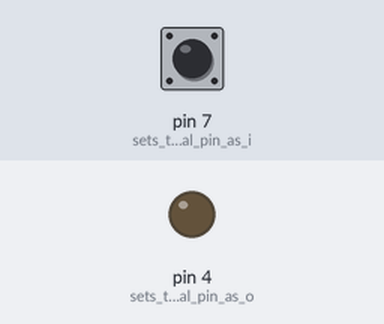
The sketch below on a simulated Arduino Uno, built with avr-gcc and run on an emulated ATmega328P. Parts: output pins drawn as LEDs (lit = HIGH). Inputs (shaded band) come from the test bench; at power-on: pin 7 (sets_the_digital_pin_as_i) HIGH.

Above: at 0.1 s.
At 1.1 s:
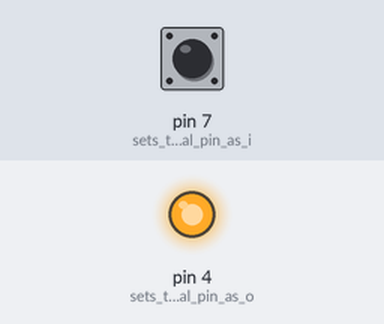
Timing chart, 0 to 2.6 s (numbered marks = the images above):
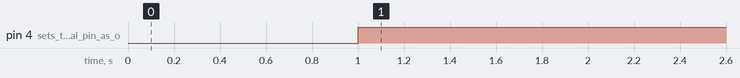

The sketch:

GSM_Button_Watchdog.ino
```cpp
/*
 LED:
   1. connect - to GND
   2. connect + to digital pin 4
 Button:
   1. connect C to GND
   2. conenct NC1 (the one next to +) to digital pin 7 and +

 Careful: Sktech uses internal pullup resistors, don't change pins without knowing what this means!

*/


void setup() {
  Serial.begin(9600);           // set up Serial library at 9600 bps
  pinMode(4, OUTPUT);    // sets the digital pin as output for LED
  pinMode(7, INPUT);    // sets the digital pin as input to read switch
  // use internal pullups
  digitalWrite(7, HIGH);
}

void loop() {
  if (digitalRead(7) == HIGH) {
    delay(500);
    if (digitalRead(7) == HIGH) {
      delay(500);
      if (digitalRead(7) == HIGH) {
        // button pressed for more than 1 second
        digitalWrite(4, HIGH);
        // sending SMS
        if (sendNotification()) {
          // ok, wait 5 seconds on switch off LED
          delay(5000);
          digitalWrite(4, LOW);
        }
      }
    }
  }
}

boolean sendNotification() {
  return false;
}
```

Measured:
- by itself, pin 4 (sets_the_digital_pin_as_o): LOW → HIGH at 1.0 s
